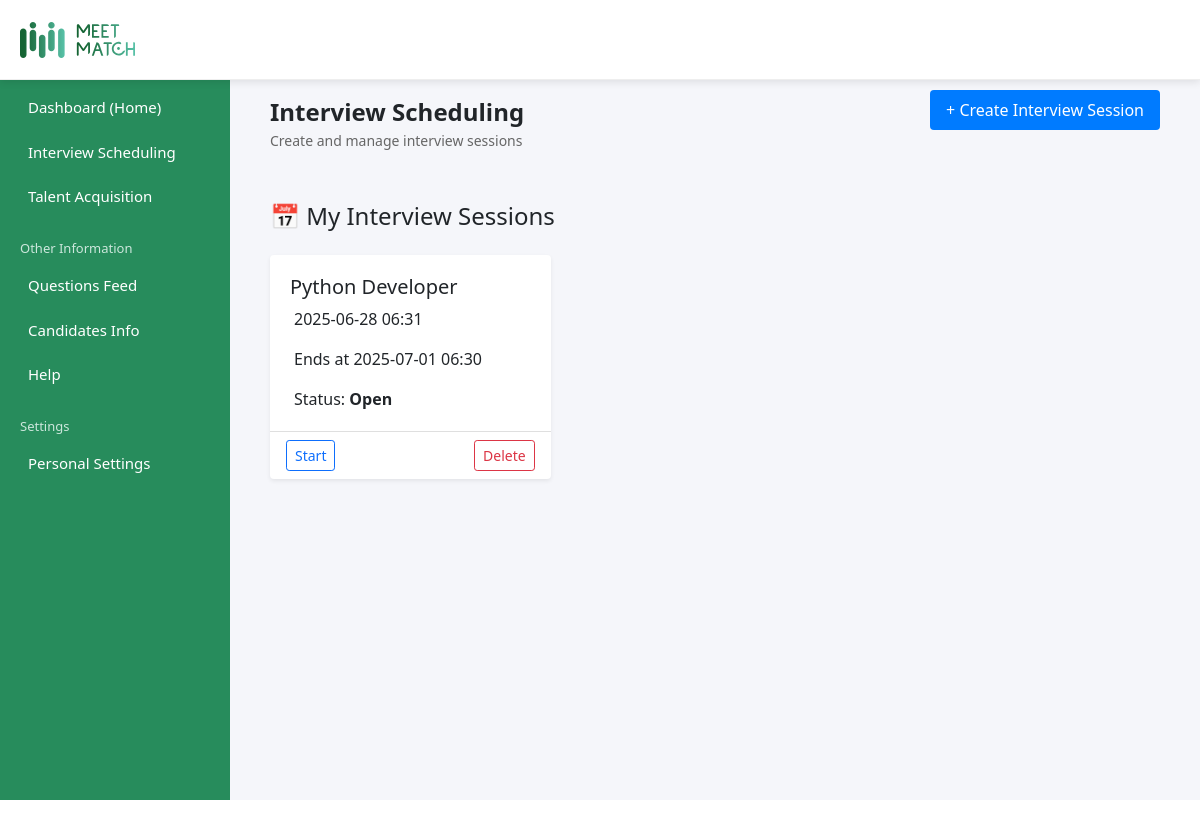
Page /interview_scheduling/ (signed in) on the earlier database version.
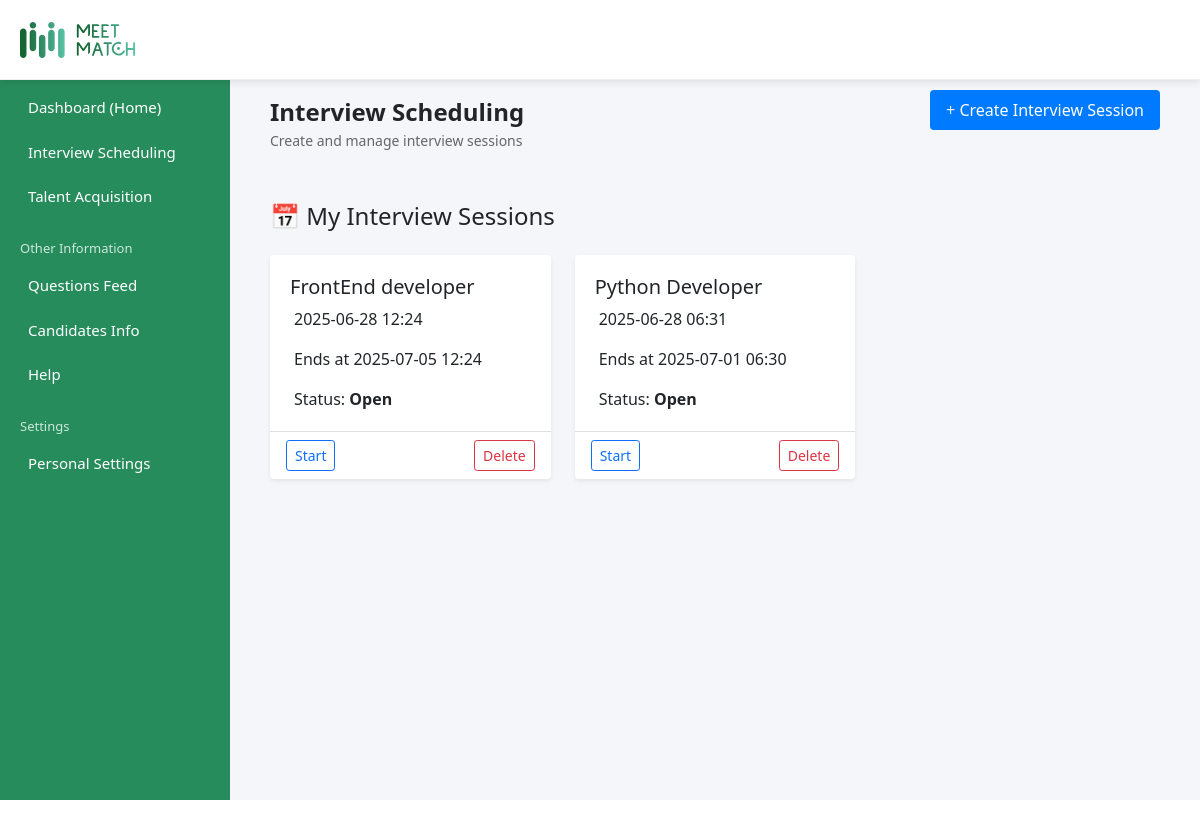
Same page on the later database version.
### interview_scheduling/models.py (models this page shows, shortened)
class InterviewSession(models.Model):
    created_by = models.ForeignKey(User, on_delete=models.CASCADE)
    created_at = models.DateTimeField(auto_now_add=True)
    job = models.ForeignKey(Job, on_delete=models.CASCADE)
    slug = models.SlugField(unique=True, blank=True, null=True)
    duration_minutes = models.PositiveIntegerField()
    status = models.CharField(max_length=20, choices=[('Open', 'Open'), ('Closed', 'Closed')])
    scheduled_at = models.DateTimeField(default=datetime.now)
    ended_at = models.DateTimeField(null=False)
    question_querey = models.JSONField(default=dict, blank=True, null=True)
    question_quantity = models.PositiveIntegerField(default=3)
    selected_fields = models.ManyToManyField(Field)

### Job/models.py (models this page shows, shortened)
class Job(models.Model):
    created_at = models.DateTimeField(auto_now_add=True)
    created_by = models.ForeignKey(User, on_delete=models.CASCADE)
    title = models.CharField(max_length=200)
    logo = models.ImageField(upload_to=job_logo, null=True, blank=True)
    location = models.CharField(max_length=100)
    vacancy=models.IntegerField(default=0)
    type_job=models.CharField(max_length=200,choices=job_type)
    level = models.CharField(max_length=100,choices=LEVEL_CHOICES)
    description = models.TextField()
    qualifications = models.TextField()
    slug = models.SlugField(unique=True, blank=True, null=True)

### interview_scheduling/views.py (the view, shortened to what this page needs)
# urls.py: path('', views.interview_scheduling_view, name='interview_scheduling'),
@login_required
def interview_scheduling_view(request):
    sessions = InterviewSession.objects.filter(created_by=request.user).order_by('-created_at')
    jobs = Job.objects.filter(created_by=request.user)
    all_fields = Field.objects.all()
    return render(request, 'interview/interview_scheduling.html', {
        'sessions': sessions,
        'jobs': jobs,
        'all_fields': all_fields,
    })

### templates/interview/interview_scheduling.html (shortened to what this page needs)
{% extends 'admin_base.html' %}
{% load static %}
{% block extra_css %}
<link href="https://cdn.jsdelivr.net/npm/bootstrap@5.1.3/dist/css/bootstrap.min.css" rel="stylesheet">
<link rel="stylesheet" href="{% static 'css/question.css' %}">
{% endblock %}
{% block content %}
<div class="question-header">
  <div>
    <div class="question-title">Interview Scheduling</div>
    <div class="question-subtitle">Create and manage interview sessions</div>
  </div>
  <div class="header-buttons mb-4 text-end">
      <button class="create-btn" onclick="openSessionPopup()">+ Create Interview Session</button>
  </div>
</div>
<h4 class="mt-5 mb-4">📅 My Interview Sessions</h4>
<div class="row g-4">
  {% for session in sessions %}
  <div class="col-md-6 col-lg-4">
    <div class="card shadow-sm h-100 border-0">
      <div class="card-body">
        <h5 class="card-title">{{ session.job.title }}</h5>
        <p class="card-text"> {{ session.scheduled_at|date:"Y-m-d H:i" }}</p>
        <p class="card-text"> Ends at {{ session.ended_at|date:"Y-m-d H:i" }}</p>
        <p class="card-text"> Status: <strong>{{ session.status }}</strong></p>
      </div>
      <div class="card-footer bg-transparent d-flex justify-content-between">
        <a href="{% url 'InterviewScheduling:start_session' session.id %}" class="btn btn-outline-primary btn-sm">Start</a>
        <a href="{% url 'InterviewScheduling:delete_session' session.id %}" class="btn btn-outline-danger btn-sm">Delete</a>
      </div>
    </div>
  </div>
  {% empty %}
  <div class="col-12">
    <div class="alert alert-info text-center">No interview sessions scheduled yet.</div>
  </div>
  {% endfor %}
</div>
{% endblock %}

Differences in the rows shown:
added InterviewSession: job "FrontEnd developer", scheduled_at "2025-06-28 12:24", ended_at "2025-07-05 12:24", status "Open"
